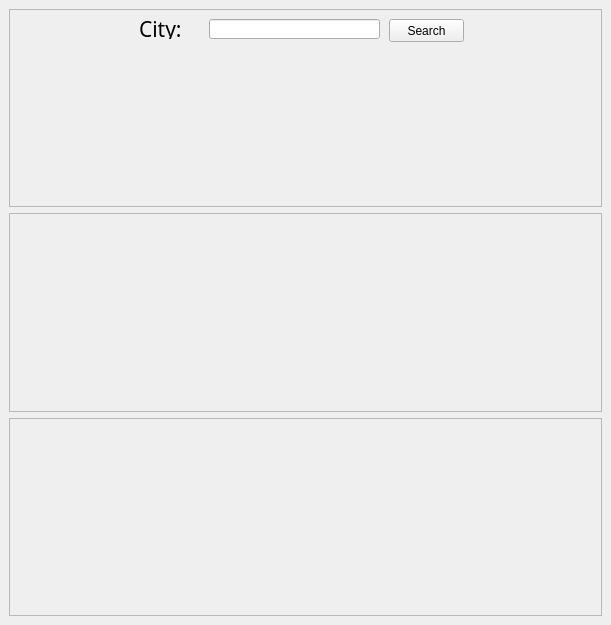
<?xml version="1.0" encoding="UTF-8"?>
<ui version="4.0">
 <class>MainWindow</class>
 <widget class="QMainWindow" name="MainWindow">
  <property name="geometry">
   <rect>
    <x>0</x>
    <y>0</y>
    <width>611</width>
    <height>625</height>
   </rect>
  </property>
  <property name="windowTitle">
   <string>MainWindow</string>
  </property>
  <widget class="QWidget" name="centralwidget">
   <layout class="QVBoxLayout" name="verticalLayout">
    <item>
     <widget class="QFrame" name="frame">
      <property name="frameShape">
       <enum>QFrame::StyledPanel</enum>
      </property>
      <property name="frameShadow">
       <enum>QFrame::Raised</enum>
      </property>
      <widget class="QLabel" name="label">
       <property name="geometry">
        <rect>
         <x>130</x>
         <y>10</y>
         <width>71</width>
         <height>20</height>
        </rect>
       </property>
       <property name="font">
        <font>
         <family>JetBrains Mono NL</family>
         <pointsize>16</pointsize>
         <weight>50</weight>
         <bold>false</bold>
        </font>
       </property>
       <property name="text">
        <string>City:</string>
       </property>
      </widget>
      <widget class="QLineEdit" name="lineEdit">
       <property name="geometry">
        <rect>
         <x>200</x>
         <y>10</y>
         <width>171</width>
         <height>20</height>
        </rect>
       </property>
       <property name="text">
        <string/>
       </property>
      </widget>
      <widget class="QPushButton" name="pushButton">
       <property name="geometry">
        <rect>
         <x>380</x>
         <y>10</y>
         <width>75</width>
         <height>23</height>
        </rect>
       </property>
       <property name="text">
        <string>Search</string>
       </property>
      </widget>
     </widget>
    </item>
    <item>
     <widget class="QFrame" name="frame_2">
      <property name="frameShape">
       <enum>QFrame::StyledPanel</enum>
      </property>
      <property name="frameShadow">
       <enum>QFrame::Raised</enum>
      </property>
     </widget>
    </item>
    <item>
     <widget class="QFrame" name="frame_3">
      <property name="frameShape">
       <enum>QFrame::StyledPanel</enum>
      </property>
      <property name="frameShadow">
       <enum>QFrame::Raised</enum>
      </property>
     </widget>
    </item>
   </layout>
  </widget>
 </widget>
 <resources/>
 <connections/>
</ui>
